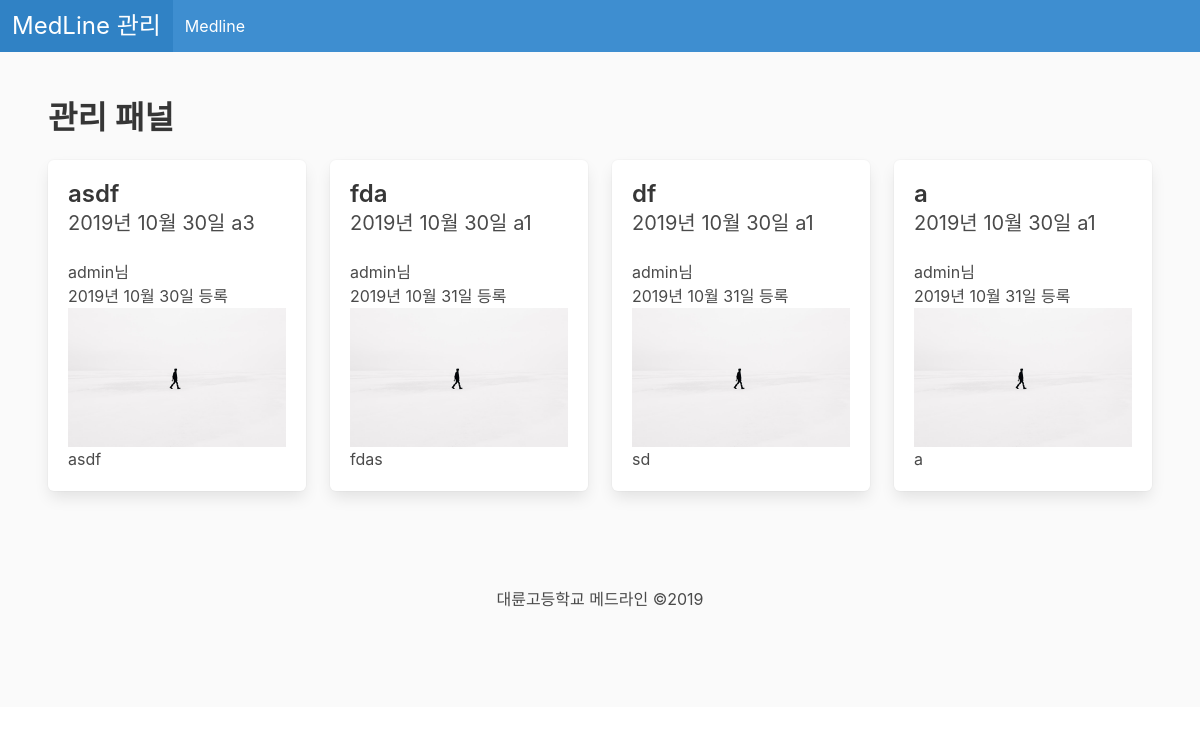
/medicalhub (signed in), run on an earlier commit of the app's database.
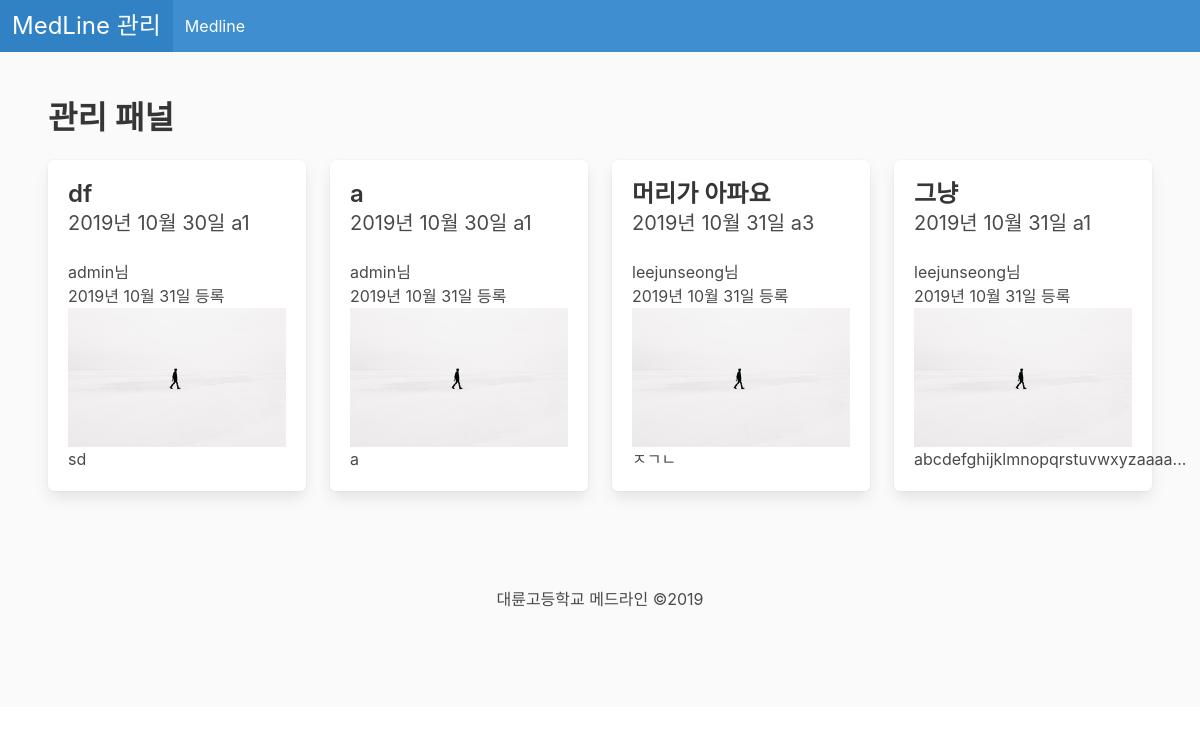
And on a later commit of the database.
### medline/models.py (models this page shows, shortened)
class consult(models.Model):
    symptoms_choices = [
        ('a1', '복통'),
        ('a2', '외상'),
        ('a3', '두통'),
        ('a4', '어지로움'),
    ]
    status_choices = [
        ('wait', '상담 예정'),
        ('done', '상담 완료'),
        ('expire', '기간 만료')
    ]
    reservetime_choices = [
        ('bf', '아침시간'),
        ('a1', '1교시 후'),    # after 1, 2, ...
        ('a2', '2교시 후'),
        ('a3', '3교시 후'),
        ('a4', '4교시 후'),
        ('a5', '5교시 후'),
        ('lu', '점심시간'),
        ('a6', '6교시 후'),
        ('a7', '7교시 후'),
    ]
    user = models.ForeignKey(users.CustomUser, on_delete=models.CASCADE)
    title = models.CharField(max_length=50, default='', blank=False)
    message = models.TextField(blank=False)
    added_datetime = models.DateTimeField(auto_now_add=True, blank=False)
    reserve_date = models.DateField(blank=False, default=timezone.now)
    reserve_time = models.CharField(blank=False, choices=reservetime_choices, default='a1', max_length=2)
    image = models.ImageField(upload_to="consult_image", blank=True, default="consult_image/notfound.png")
    symptoms = MultiSelectField(choices=symptoms_choices, blank=True, max_length=300)
    is_finished = models.BooleanField(default=False)
    @property
    def shortened_message(self):
        limit = 30
        if len(self.message) <= limit:
            return self.message
        return self.message[0:limit] + '...'

### users/models.py (models this page shows)
class CustomUser(AbstractUser):
    grade_choices = [
        ('h1', '고1'),
        ('h2', '고2'),
        ('h3', '고3'),
        ('t', '선생님')
    ]
    division_choices = [
        ('1', '1반'),
        ('2', '2반'),
        ('3', '3반'),
        ('4', '4반'),
        ('5', '5반'),
        ('6', '6반'),
        ('7', '7반'),
        ('8', '8반'),
        ('9', '9반'),
        ('10', '10반'),
        ('11', '11반'),
        ('12', '12반'),
        ('13', '13반'),
        ('14', '14반'),
    ]
    name = models.CharField(max_length=30, blank=False, default='')
    barcode = models.CharField(max_length=50)
    grade = models.CharField(max_length=2, choices=grade_choices, blank=False, default='h1')
    division = models.CharField(max_length=2, choices=division_choices, blank=False, default='1')
    studentno = models.SmallIntegerField(default=1)

### medicalhub/views.py (the view)
# urls.py: 2. Add a URL to urlpatterns:  path('', views.home, name='home')
def home(request):
    name = '관리 패널'
    userid = request.user.id
    consulthistory = consult.objects.all().order_by('reserve_date')
    if not request.user.is_superuser:
        messages.error(request, "권한이 없습니다")
        return redirect('home')
    return render(request, 'medicalhub/admin.html', {'userid': userid, 'title': name, 'history': consulthistory})

### templates/medicalhub/admin.html (shortened to what this page needs)
{% extends 'medicalhub/base.html' %}
{% block body %}
<section class="section has-background-white-bis">
    <h1 class="title ">{{ title }}</h1>
    <div class="columns is-multiline">
    {% if history.count != 0 %}
    {% load static %}
        {% for x in history %}
            <div class="column is-one-quarter">
                <a href="/medicalhub/details/{{ x.pk }}">
                    <div class="box">
                        <div class="container">
                            <h2 class="title is-size-4">{{ x.title }}</h2>
                            <h2 class="subtitle has-text-grey-dark is-size-5">{{ x.reserve_date |date:"Y년 n월 j일" }} {{ x.reserve_time }}</h2>
                            <p class="content">{{ x.user.username }}님</br>{{ x.added_datetime|date:"Y년 n월 j일 등록" }}</p>
                        </div>
                        <figure class="image">
                            <img src="{{ x.image.url }}">
                        </figure>
                        <p class="content">{{ x.shortened_message }}</p>
                    </div>
                </a>
            </div>
        {% endfor %}
    {% else %}
        <div class="hero-body has-text-centered">
            <h2 class="subtitle">{{ empty_message }}</h2>
        </div>
    {% endif %}
    </div>
</section>
{% endblock %}

What changed in the data, as far as the page shows it:
removed consult: title "asdf", reserve_date "2019년 10월 30일", reserve_time "a3", user.username "admin", added_datetime "2019년 10월 30일 등록", image (picture), shortened_message "asdf"
removed consult: title "fda", reserve_date "2019년 10월 30일", reserve_time "a1", user.username "admin", added_datetime "2019년 10월 31일 등록", image (picture), shortened_message "fdas"
added consult: title "머리가 아파요", reserve_date "2019년 10월 31일", reserve_time "a3", user.username "leejunseong", added_datetime "2019년 10월 31일 등록", image (picture), shortened_message "ㅈㄱㄴ"
added consult: title "그냥", reserve_date "2019년 10월 31일", reserve_time "a1", user.username "leejunseong", added_datetime "2019년 10월 31일 등록", image (picture), shortened_message "abcdefghijklmnopqrstuvwxyzaaaa..."
